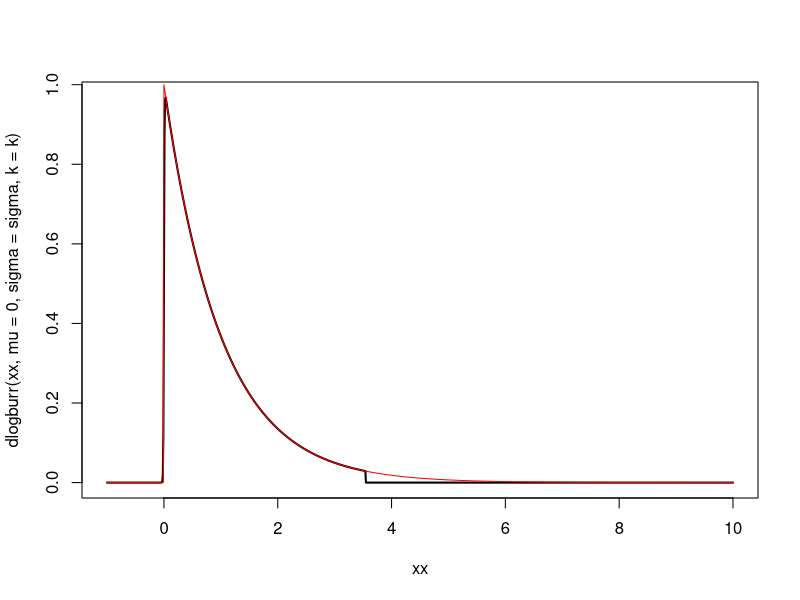

Write R code to recreate this figure.
dlogburr <- function(x, mu = 0, sigma = 1, k = 1, log = FALSE) {
  z <- (x - mu) / sigma
  logdens <- log(k) - log(sigma) + z - (k + 1) * log1p(exp(z))
  if (log) return(logdens)
  exp(logdens)
}


sigma <- 1/200
k <- sigma
xx <- seq(-1,10, by = 0.01)
plot(xx, dlogburr(xx, mu = 0, sigma = sigma, k = k), type = "l", lwd = 2)
lines(xx, dexp(xx), col = "red")
